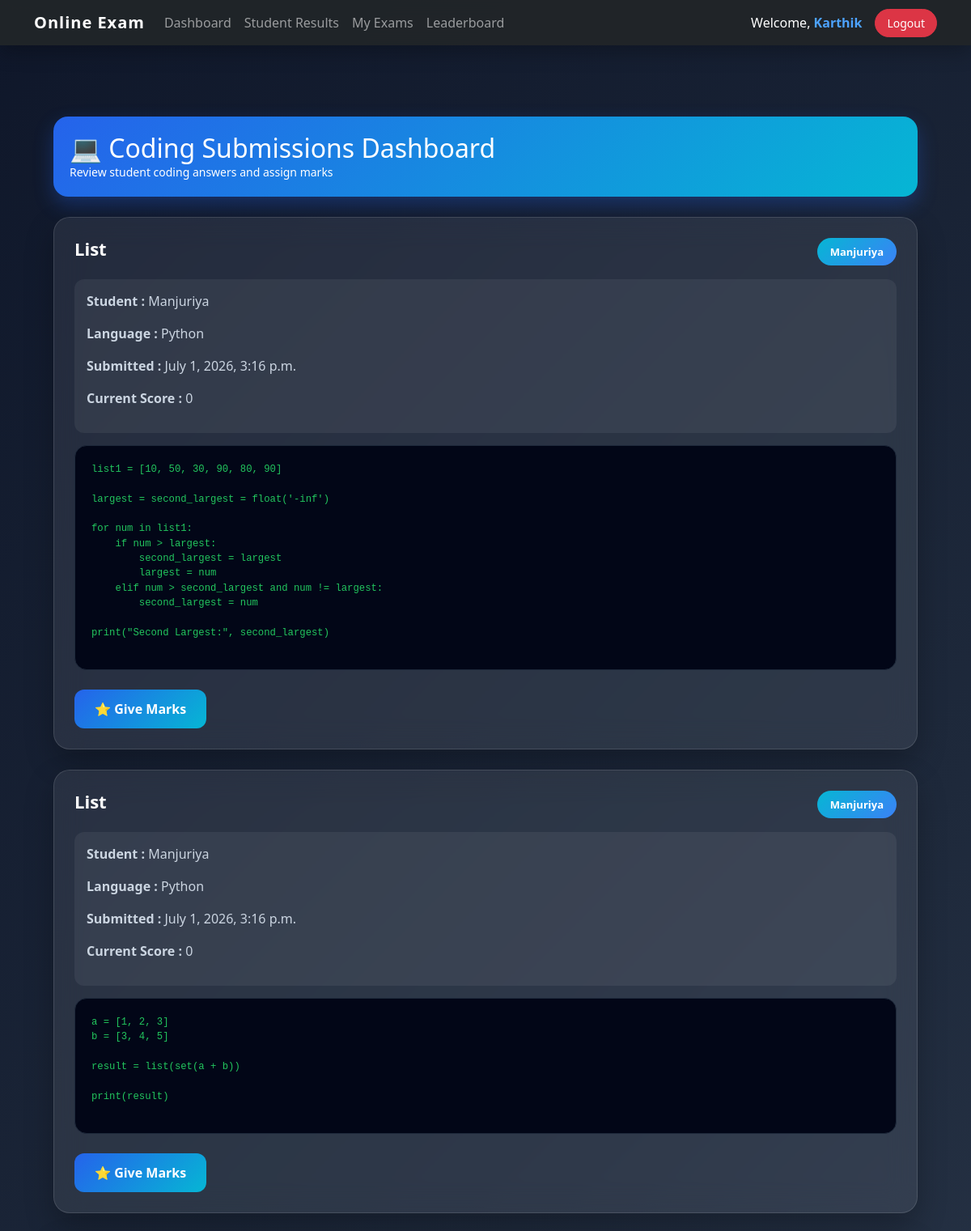
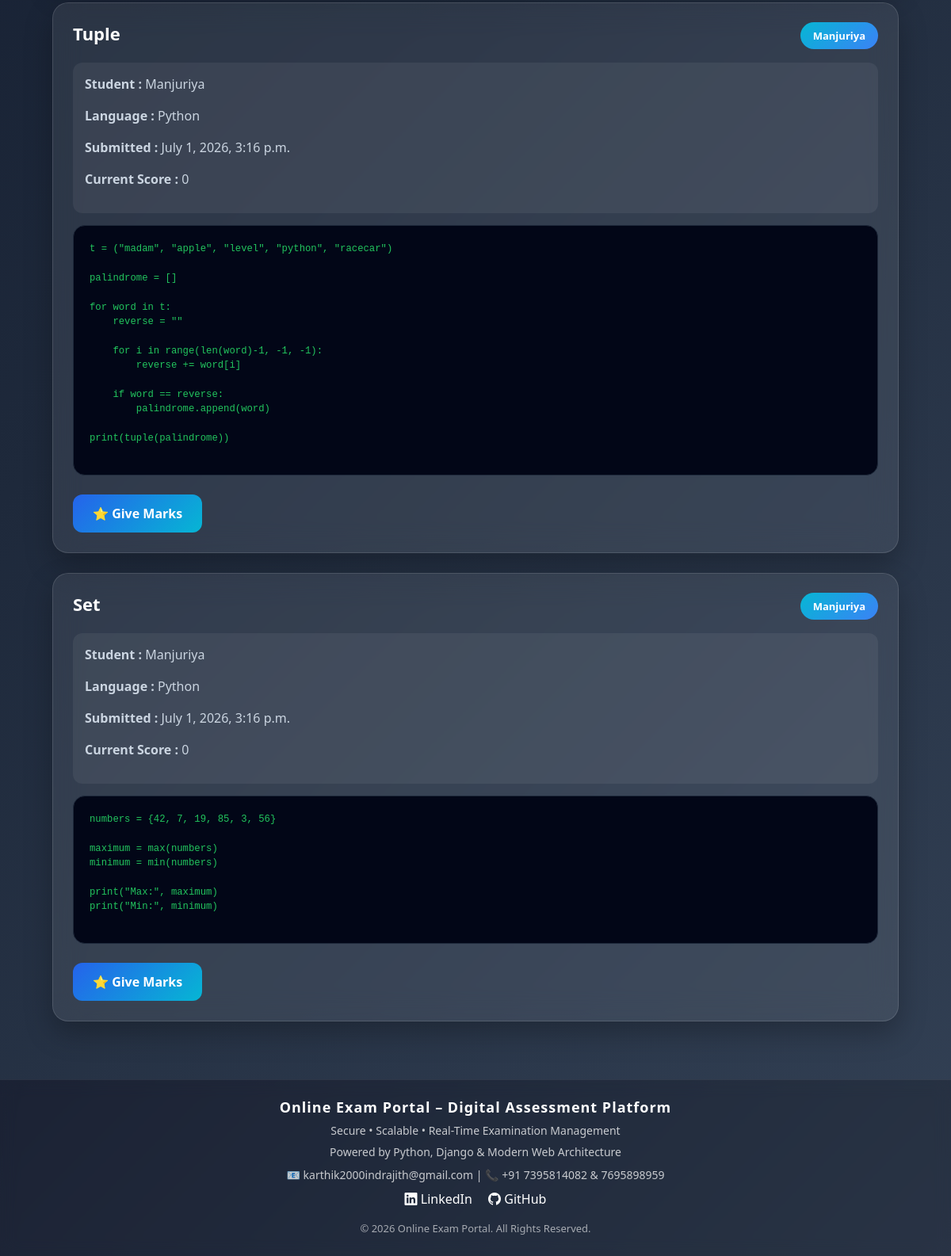
Before: /coding-submissions/ (signed in) with the older database file (2 pictures, top to bottom).
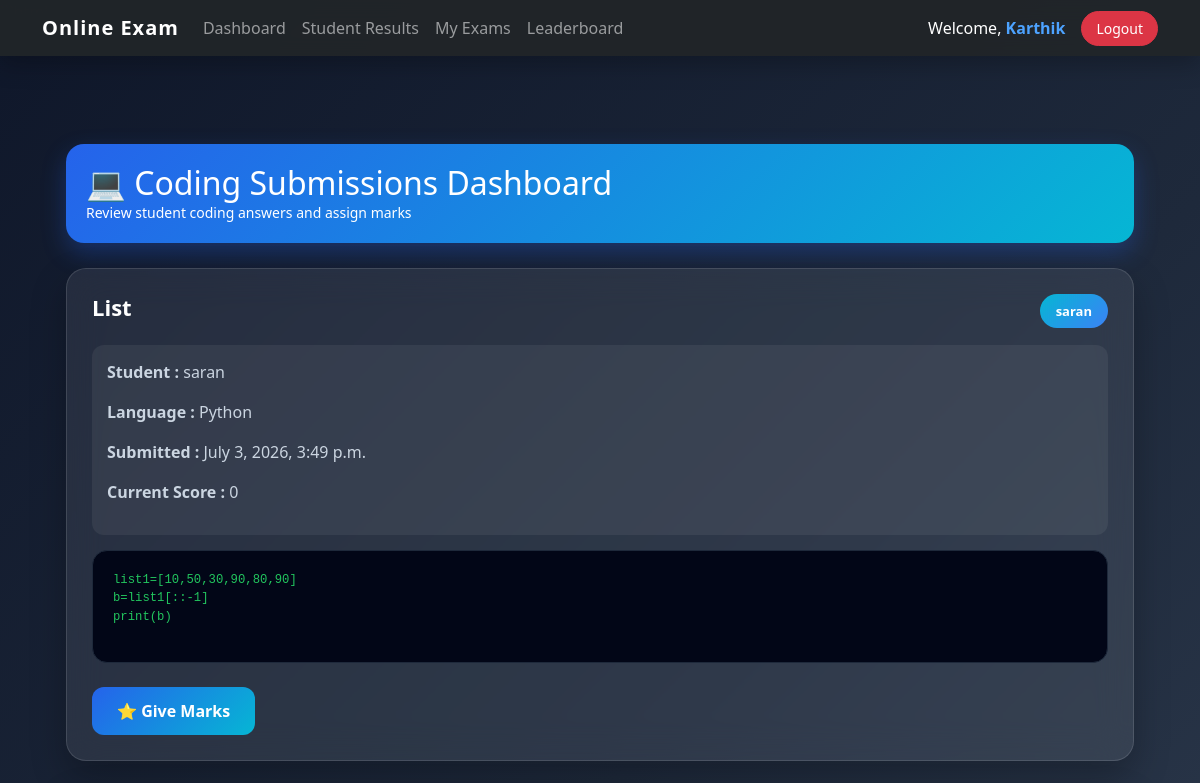
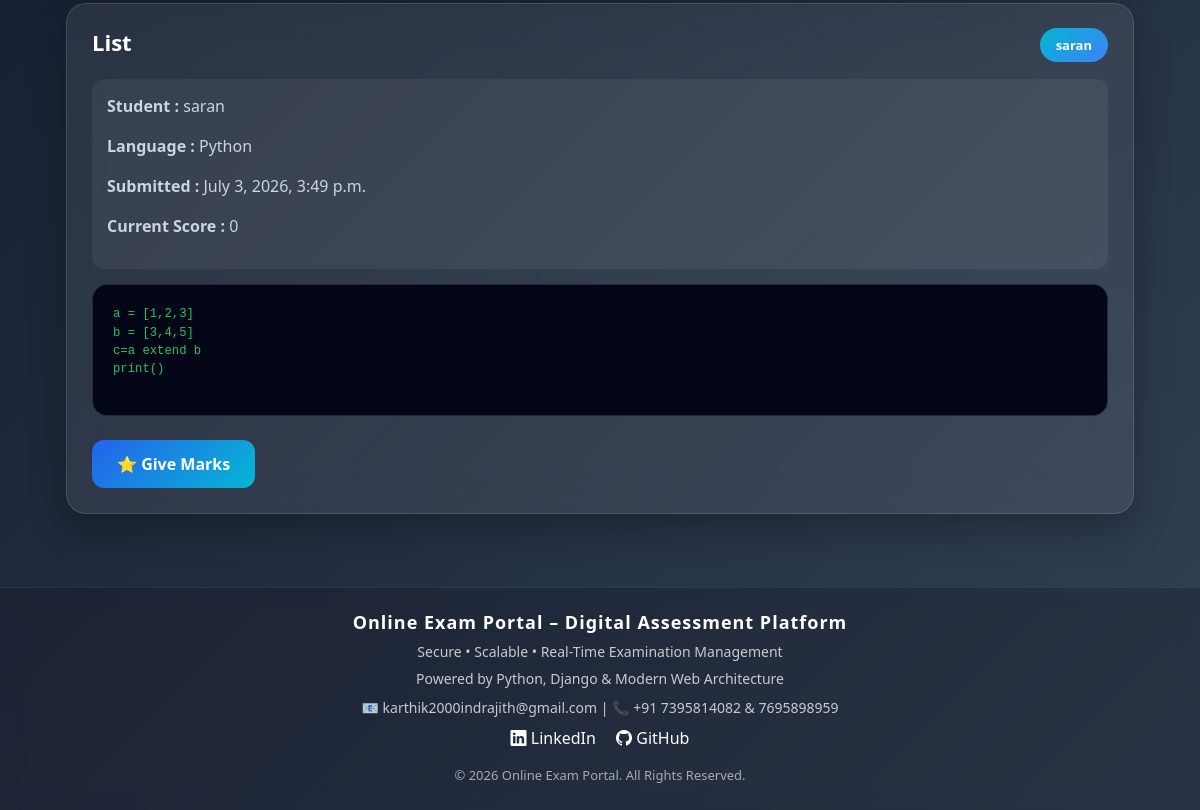
After: the same page with the newer database file (2 pictures, top to bottom).
### exam/models.py (models this page shows, shortened)
class CustomUser(AbstractUser):
    ROLE_CHOICES = (
        ('admin', 'Admin'),
        ('teacher', 'Teacher'),
        ('student', 'Student'),
    )
    role = models.CharField(max_length=10, choices=ROLE_CHOICES)

class CodingSubmission(models.Model):
    student = models.ForeignKey(
        settings.AUTH_USER_MODEL,
        on_delete=models.CASCADE,
        limit_choices_to={'role': 'student'}
    )
    coding_question = models.ForeignKey(
        CodingQuestion,
        on_delete=models.CASCADE
    )
    code = models.TextField()
    language = models.CharField(
        max_length=20,
        default='Python'
    )
    score = models.IntegerField(default=0)
    submitted_at = models.DateTimeField(
        auto_now_add=True
    )

class CodingQuestion(models.Model):
    exam = models.ForeignKey(
        Exam,
        on_delete=models.CASCADE,
        related_name='coding_questions'
    )
    title = models.CharField(max_length=200)
    problem_statement = models.TextField()
    sample_input = models.TextField(
        blank=True,
        null=True
    )
    sample_output = models.TextField(
        blank=True,
        null=True
    )
    marks = models.IntegerField(default=10)

### exam/views.py (the view)
# urls.py: path('coding-submissions/', views.coding_submissions, name='coding_submissions'),
@login_required
def coding_submissions(request):
    if request.user.role != 'teacher':
        return HttpResponseForbidden("Not Allowed")
    submissions = CodingSubmission.objects.filter(
        coding_question__exam__created_by=request.user
    )
    return render(
        request,
        'coding_submissions.html',
        {
            'submissions': submissions
        }
    )

### templates/coding_submissions.html (shortened to what this page needs)
{% extends 'base.html' %}
{% block content %}
<div class="container py-5">
    <div class="total-box">
        <h2 class="mb-0">
            💻 Coding Submissions Dashboard
        </h2>
        <small>
            Review student coding answers and assign marks
        </small>
    </div>
    {% if submissions %}
        {% for submission in submissions %}
        <div class="glass-card">
            <div class="d-flex justify-content-between align-items-center mb-3">
                <div>
                    <h3 class="question-title">
                        {{ submission.coding_question.title }}
                    </h3>
                </div>
                <div>
                    <span class="student-badge">
                        {{ submission.student.username }}
                    </span>
                </div>
            </div>
            <div class="info-box">
                <p>
                    <strong>Student :</strong>
                    {{ submission.student.username }}
                </p>
                <p>
                    <strong>Language :</strong>
                    {{ submission.language }}
                </p>
                <p>
                    <strong>Submitted :</strong>
                    {{ submission.submitted_at }}
                </p>
                <p>
                    <strong>Current Score :</strong>
                    {{ submission.score }}
                </p>
            </div>
            <div class="code-box">
<pre>{{ submission.code }}</pre>
            </div>
            <div class="mt-4">
                <a href="{% url 'give_marks' submission.id %}"
                   class="action-btn">
                    ⭐ Give Marks
                </a>
            </div>
        </div>
        {% endfor %}
    {% endif %}
</div>
{% endblock %}

### templates/base.html (shortened to what this page needs)
<!DOCTYPE html>
<html>
<head>
    <link href="https://cdn.jsdelivr.net/npm/bootstrap@5.3.2/dist/css/bootstrap.min.css" rel="stylesheet">
    <link href="https://cdn.jsdelivr.net/npm/bootstrap-icons@1.11.3/font/bootstrap-icons.css" rel="stylesheet">
</head>
<body class="d-flex flex-column min-vh-100">
<nav class="navbar navbar-expand-lg navbar-dark fixed-top">
    <div class="container">
        <a class="navbar-brand" href="{% url 'home' %}">
            Online Exam
        </a>
        <div class="collapse navbar-collapse" id="navbarNav">
            <ul class="navbar-nav me-auto">
                {% if user.is_authenticated %}
                    {% if user.role == 'teacher' %}
                        <li class="nav-item">
                            <a class="nav-link" href="{% url 'teacher_dashboard' %}">Dashboard</a>
                        </li>
                        <li class="nav-item">
                            <a class="nav-link" href="{% url 'teacher_results' %}">Student Results</a>
                        </li>
                        <li class="nav-item">
                            <a class="nav-link" href="{% url 'my_exams' %}">My Exams</a>
                        </li>
                        <li class="nav-item">
                            <a class="nav-link" href="{% url 'leaderboard' %}">Leaderboard</a>
                        </li>
                    {% endif %}
                {% endif %}
            </ul>
            <ul class="navbar-nav ms-auto align-items-lg-center">
                {% if user.is_authenticated %}
                    <li class="nav-item text-center text-lg-start">
                        <span class="text-white d-block d-lg-inline me-lg-3 mb-2 mb-lg-0">
                            Welcome, <strong>{{ user.username }}</strong>
                        </span>
                    </li>
                    <li class="nav-item">
                        <a class="btn btn-danger btn-sm" href="{% url 'logout' %}">
                            Logout
                        </a>
                    </li>
                {% endif %}
            </ul>
        </div>
    </div>
</nav>
<main class="container flex-fill mt-5 pt-4 px-3 px-md-4">
    {% block content %}
    {% endblock %}
</main>
<footer class="text-center py-4 mt-auto">
    <div class="container">
        <h5>Online Exam Portal – Digital Assessment Platform</h5>
        <p>Secure • Scalable • Real-Time Examination Management</p>
        <p>Powered by Python, Django & Modern Web Architecture</p>
        <p class="mt-2">
            📧 karthik2000indrajith@gmail.com |
            📞 +91 7395814082 & 7695898959
        </p>
        <div class="mt-2">
            <a href="www.linkedin.com/in/karthik-indrajith" class="me-3"><i class="bi bi-linkedin"></i> LinkedIn</a>
            <a href="https://github.com/Karthikindrajith"><i class="bi bi-github"></i> GitHub</a>
        </div>
        <small class="d-block mt-3">
            © 2026 Online Exam Portal. All Rights Reserved.
        </small>
    </div>
</footer>
</body>
</html>

### templates/base.html (style rules this page uses)
body { font-family: 'Segoe UI', Tahoma, Geneva, Verdana, sans-serif; background: #f8f9fa; animation: fadeIn 0.5s ease-in; }
.navbar { backdrop-filter: blur(10px); background: rgba(33, 37, 41, 0.95) !important; box-shadow: 0 8px 25px rgba(0,0,0,0.25); }
.navbar-brand { font-size: 20px; font-weight: 700; letter-spacing: 1px; }
.navbar-nav .nav-link { position: relative; font-weight: 500; padding: 8px 14px; transition: 0.3s ease; }
.navbar-nav .nav-link::after { content: ""; position: absolute; left: 10px; bottom: 4px; width: 0%; height: 2px; background: #4da3ff; transition: 0.3s ease; }
.navbar span strong { color: #4da3ff; }
.btn-sm { border-radius: 20px; padding: 6px 14px; transition: 0.3s ease; }
main { animation: fadeIn 0.4s ease-in-out; }
footer { background: linear-gradient(135deg, #0f172a, #1e293b); color: white; position: relative; overflow: hidden; border-top: 1px solid rgba(255,255,255,0.1); }
footer::before { content: ""; position: absolute; inset: 0; background: rgba(255,255,255,0.05); backdrop-filter: blur(10px); }
footer .container { position: relative; z-index: 2; }
footer h5 { font-weight: 700; letter-spacing: 1px; font-size: 18px; }
footer p { font-size: 14px; color: rgba(255,255,255,0.75); margin-bottom: 6px; }
footer a { text-decoration: none; color: white; transition: 0.3s ease; }
footer small { font-size: 13px; color: rgba(255,255,255,0.6); }

### templates/coding_submissions.html (style rules this page uses)
body { background: linear-gradient(135deg,#0f172a,#1e293b,#334155); min-height:100vh; }
.glass-card { background:rgba(255,255,255,0.08); backdrop-filter:blur(18px); border:1px solid rgba(255,255,255,0.12); border-radius:20px; padding:25px; margin-bottom:25px; box-shadow:0 15px 35px rgba(0,0,0,.25); transition:.3s; }
.student-badge { background:linear-gradient(135deg,#06b6d4,#3b82f6); color:white; padding:8px 16px; border-radius:30px; font-size:13px; font-weight:600; }
.question-title { color:#fff; font-size:22px; font-weight:700; }
.code-box { background:#020617; color:#22c55e; padding:20px; border-radius:15px; overflow-x:auto; font-family:Consolas, monospace; font-size:14px; margin-top:15px; border:1px solid #1e293b; }
.info-box { background:rgba(255,255,255,.06); padding:15px; border-radius:12px; color:#cbd5e1; margin-top:15px; }
.action-btn { border:none; padding:12px 25px; border-radius:12px; font-weight:600; text-decoration:none; color:white; background:linear-gradient(135deg,#2563eb,#06b6d4); display:inline-block; transition:.3s; }
.total-box { background:linear-gradient(135deg,#2563eb,#06b6d4); padding:20px; border-radius:18px; color:white; margin-bottom:25px; box-shadow:0 10px 25px rgba(37,99,235,.3); }

Changed rows visible on the page:
removed CodingSubmission: coding_question "List", student.username "Manjuriya", language "Python", submitted_at "July 1, 2026, 3:16 p.m.", score "0", code "list1 = [10, 50, 30, 90, 80, 90] largest = second_largest = float('-inf') for num in list1: if num > largest: second_largest = largest largest = num elif num > second_largest and num != largest: second_largest = num print(\"Second Largest:\", second_largest)"
removed CodingSubmission: coding_question "List", student.username "Manjuriya", language "Python", submitted_at "July 1, 2026, 3:16 p.m.", score "0", code "a = [1, 2, 3] b = [3, 4, 5] result = list(set(a + b)) print(result)"
removed CodingSubmission: coding_question "Tuple", student.username "Manjuriya", language "Python", submitted_at "July 1, 2026, 3:16 p.m.", score "0", code "t = (\"madam\", \"apple\", \"level\", \"python\", \"racecar\") palindrome = [] for word in t: reverse = \"\" for i in range(len(word)-1, -1, -1): reverse += word[i] if word == reverse: palindrome.append(word) print(tuple(palindrome))"
removed CodingSubmission: coding_question "Set", student.username "Manjuriya", language "Python", submitted_at "July 1, 2026, 3:16 p.m.", score "0", code "numbers = {42, 7, 19, 85, 3, 56} maximum = max(numbers) minimum = min(numbers) print(\"Max:\", maximum) print(\"Min:\", minimum)"
added CodingSubmission: coding_question "List", student.username "saran", language "Python", submitted_at "July 3, 2026, 3:49 p.m.", score "0", code "list1=[10,50,30,90,80,90] b=list1[::-1] print(b)"
added CodingSubmission: coding_question "List", student.username "saran", language "Python", submitted_at "July 3, 2026, 3:49 p.m.", score "0", code "a = [1,2,3] b = [3,4,5] c=a extend b print()"
